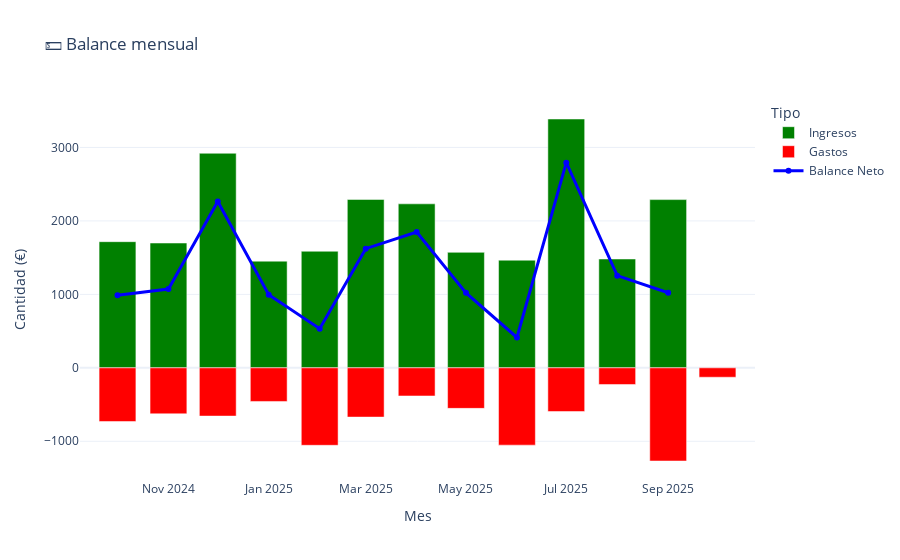
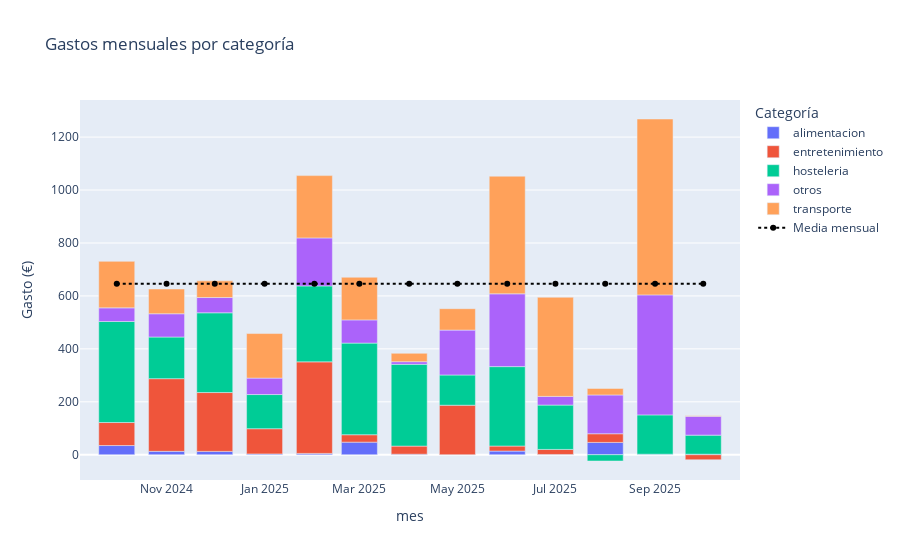
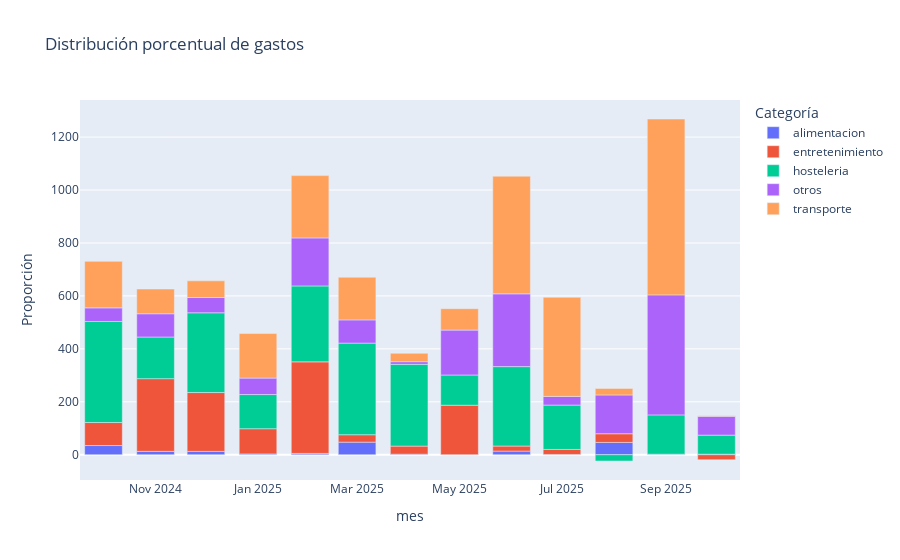
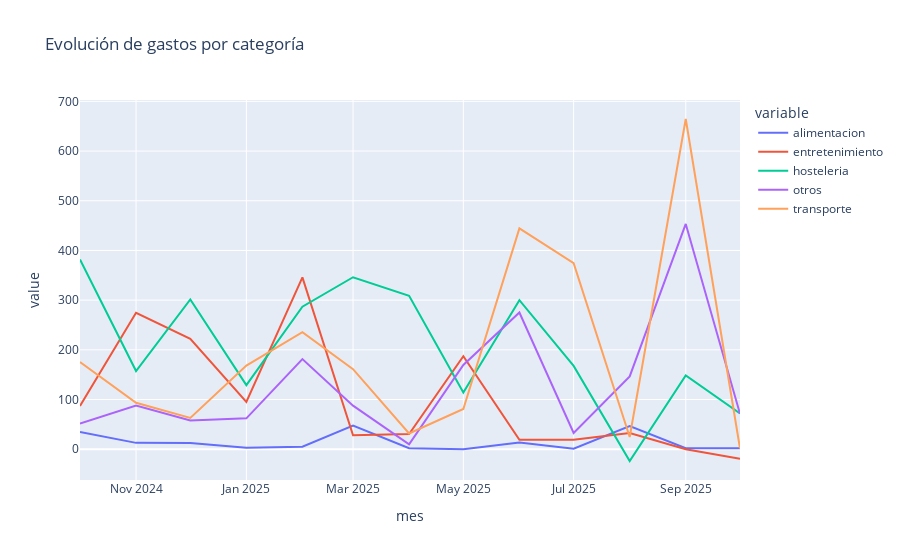

The notebook cell these images were saved under, in order:
### Code cell
# Lectura de datos
excel = os.getcwd() + '/Data/Registros/' + "Inicio.xlsx"

gastos = pd.read_excel(excel, sheet_name=0).iloc[:, [0, 1, 2, 3] + [-2, -1]]
ingresos = pd.read_excel(excel, sheet_name=1).iloc[:, [0, 1, 2, 3] + [-2, -1]]
transferencias = pd.read_excel(excel, sheet_name=2).drop(columns=['Cantidad en divisa entrante', 'Divisa saliente', 'Divisa entrante']).iloc[:-1]

gastos.columns = ["fecha", "categoria", "cuenta", "cantidad", "etiquetas", "comentario"]
ingresos.columns = ["fecha", "categoria", "cuenta", "cantidad", "etiquetas", "comentario"]
transferencias.columns = ["fecha", "saliente", "entrante", "cantidad", "comentario"]

gastos['categoria'] = gastos['categoria'].apply(eliminar_tildes)
ingresos['categoria'] = ingresos['categoria'].apply(eliminar_tildes)

ingresos['tipo_logico'] = ingresos.apply(clasificar_ingreso, axis=1)
gastos['tipo_logico'] = gastos.apply(clasificar_ingreso, axis=1)
# Convertir fechas a formato datetime
for df in [gastos, ingresos, transferencias]:
    df["fecha"] = pd.to_datetime(df["fecha"], errors="coerce")

# Extraer nombres de cuentas
cuentas = set(gastos['cuenta']).union(ingresos['cuenta']).union(transferencias['saliente']).union(transferencias['entrante'])

# Crear objetos Account
cuentas_obj = {nombre: Account(nombre) for nombre in cuentas}

# Crear presupuesto y añadir cuentas
presupuesto = Budget()
for cuenta in cuentas_obj.values():
    presupuesto.add_account(cuenta)




cargar_saldos_iniciales(presupuesto, cuentas_obj, saldos_iniciales)


# Cargar ingresos (+) y gastos (-)
cargar_transacciones(ingresos, cuentas_obj, presupuesto, signo=1)
cargar_transacciones(gastos, cuentas_obj, presupuesto, signo=-1)

for _, fila in transferencias.iterrows():
    fecha = fila['fecha']
    cantidad = fila['cantidad']
    comentario = str(fila['comentario'])

    cuenta_origen = cuentas_obj[fila['saliente']]
    cuenta_destino = cuentas_obj[fila['entrante']]

    trans_salida = Transaction(
        amount=-cantidad,
        description=f"[TRANSFERENCIA SALIENTE] {comentario}",
        category="Transferencia",
        account=cuenta_origen,
        timestamp=fecha
    )

    trans_entrada = Transaction(
        amount=cantidad,
        description=f"[TRANSFERENCIA ENTRANTE] {comentario}",
        category="Transferencia",
        account=cuenta_destino,
        timestamp=fecha
    )

    presupuesto.add_transaction(trans_salida)
    presupuesto.add_transaction(trans_entrada)


print("Saldo total:", presupuesto.get_balance())

for nombre, cuenta in cuentas_obj.items():
    print(f"Cuenta: {nombre}, Saldo: {round(cuenta.balance,2)}")

ingresos = procesar_ingresos(ingresos)

print("💼 Resumen de ingresos:")
print(resumen_ingresos(ingresos))

print("\n📉 Gastos personales netos:")
print(calcular_gastos_netos(gastos, ingresos))

print("\n📅 Resumen mensual:")
print(resumen_mensual(gastos, ingresos))

# Procesar y calcular
ingresos = procesar_ingresos(ingresos)
gastos_netos = calcular_gastos_netos(gastos, ingresos)
resumen = resumen_mensual(gastos, ingresos)

# Visualizaciones
plot_balance_mensual(resumen)
plot_explicacion_gastos(gastos,ingresos)

# Porcentaje de ahorro
plot_porcentaje_ahorro(gastos, ingresos)


objetivos_config = cargar_objetivos_vista()
historial = crear_historial_cuentas_virtuales(ingresos, gastos, presupuesto, porcentaje_gasto=0.3, objetivos_config=objetivos_config)
historial


objetivos_config_df = pd.DataFrame([
    {
        "Objetivo": cfg["nombre"],
        "Inicio": str(cfg.get("mes_inicio")) if cfg.get("mes_inicio") else "—",
        "Porcentaje ingreso (%)": round(cfg["porcentaje_ingreso"] * 100, 2),
        "Saldo inicial": cfg["saldo_inicial"],
        "Objetivo total": cfg.get("objetivo_total"),
        "Horizonte (meses)": cfg.get("horizonte_meses"),
    }
    for cfg in objetivos_config
])

objetivos_config_df

columnas_objetivos = [
    col for col in historial.columns 
    if col.startswith("🎯 ") or col.startswith("% Objetivo ")
]

if columnas_objetivos:
    historial[["Mes"] + columnas_objetivos].tail()
else:
    print("No hay objetivos vista configurados.")

### Figure 1 — Plotly figure (JSON) as saved in the notebook; plotly's stock layout.template omitted (floating-point values rounded to 4 significant figures)
{"data": [{"marker": {"color": "green"}, "name": "Ingresos", "type": "bar", "x": ["2024-10", "2024-11", "2024-12", "2025-01", "2025-02", "2025-03", "2025-04", "2025-05", "2025-06", "2025-07", "2025-08", "2025-09", "2025-10"], "y": [1717.0, 1699.0, 2921.0, 1452.0, 1587.0, 2292.0, 2233.0, 1572.0, 1465.0, 3388.0, 1482.0, 2290.0, NaN]}, {"marker": {"color": "red"}, "name": "Gastos", "type": "bar", "x": ["2024-10", "2024-11", "2024-12", "2025-01", "2025-02", "2025-03", "2025-04", "2025-05", "2025-06", "2025-07", "2025-08", "2025-09", "2025-10"], "y": [-730.5, -626.1, -656.9, -457.8, -1054.0, -670.4, -383.1, -551.7, -1052.0, -594.8, -226.7, -1268.0, -127.8]}, {"line": {"color": "blue", "width": 3}, "name": "Balance Neto", "type": "scatter", "x": ["2024-10", "2024-11", "2024-12", "2025-01", "2025-02", "2025-03", "2025-04", "2025-05", "2025-06", "2025-07", "2025-08", "2025-09", "2025-10"], "y": [986.9, 1073.0, 2264.0, 994.5, 532.7, 1622.0, 1849.0, 1021.0, 413.2, 2793.0, 1255.0, 1022.0, NaN]}], "layout": {"autosize": true, "barmode": "relative", "legend": {"title": {"text": "Tipo"}}, "title": {"text": "💵 Balance mensual"}, "xaxis": {"autorange": true, "range": ["2024-09-08 18:12:44.0589", "2025-10-23 05:47:15.9411"], "title": {"text": "Mes"}, "type": "date"}, "yaxis": {"autorange": true, "range": [-1527.0, 3646.0], "title": {"text": "Cantidad (€)"}, "type": "linear"}}}

### Figure 2 — Plotly figure (JSON) as saved in the notebook; plotly's stock layout.template omitted (floating-point values rounded to 4 significant figures)
{"data": [{"hovertemplate": "Categoría=alimentacion<br>mes=%{x}<br>Gasto (€)=%{y}<extra></extra>", "legendgroup": "alimentacion", "marker": {"color": "#636efa", "pattern": {"shape": ""}}, "name": "alimentacion", "orientation": "v", "showlegend": true, "textposition": "auto", "type": "bar", "x": ["2024-10", "2024-11", "2024-12", "2025-01", "2025-02", "2025-03", "2025-04", "2025-05", "2025-06", "2025-07", "2025-08", "2025-09", "2025-10"], "xaxis": "x", "y": [34.69, 12.78, 12.61, 3.19, 4.99, 47.56, 2.0, 0.0, 13.73, 1.0, 46.5, 2.0, 2.0], "yaxis": "y"}, {"hovertemplate": "Categoría=entretenimiento<br>mes=%{x}<br>Gasto (€)=%{y}<extra></extra>", "legendgroup": "entretenimiento", "marker": {"color": "#EF553B", "pattern": {"shape": ""}}, "name": "entretenimiento", "orientation": "v", "showlegend": true, "textposition": "auto", "type": "bar", "x": ["2024-10", "2024-11", "2024-12", "2025-01", "2025-02", "2025-03", "2025-04", "2025-05", "2025-06", "2025-07", "2025-08", "2025-09", "2025-10"], "xaxis": "x", "y": [86.95, 274.6, 222.3, 95.1, 345.9, 27.99, 30.6, 187.0, 19.1, 19.0, 32.8, 0.0, -19.0], "yaxis": "y"}, {"hovertemplate": "Categoría=hosteleria<br>mes=%{x}<br>Gasto (€)=%{y}<extra></extra>", "legendgroup": "hosteleria", "marker": {"color": "#00cc96", "pattern": {"shape": ""}}, "name": "hosteleria", "orientation": "v", "showlegend": true, "textposition": "auto", "type": "bar", "x": ["2024-10", "2024-11", "2024-12", "2025-01", "2025-02", "2025-03", "2025-04", "2025-05", "2025-06", "2025-07", "2025-08", "2025-09", "2025-10"], "xaxis": "x", "y": [381.8, 157.3, 301.3, 129.0, 286.9, 346.1, 308.9, 114.2, 300.0, 167.6, -23.7, 148.5, 72.04], "yaxis": "y"}, {"hovertemplate": "Categoría=otros<br>mes=%{x}<br>Gasto (€)=%{y}<extra></extra>", "legendgroup": "otros", "marker": {"color": "#ab63fa", "pattern": {"shape": ""}}, "name": "otros", "orientation": "v", "showlegend": true, "textposition": "auto", "type": "bar", "x": ["2024-10", "2024-11", "2024-12", "2025-01", "2025-02", "2025-03", "2025-04", "2025-05", "2025-06", "2025-07", "2025-08", "2025-09", "2025-10"], "xaxis": "x", "y": [51.5, 87.95, 57.64, 62.11, 181.4, 87.68, 10.0, 169.5, 275.0, 32.78, 146.6, 453.3, 71.35], "yaxis": "y"}, {"hovertemplate": "Categoría=transporte<br>mes=%{x}<br>Gasto (€)=%{y}<extra></extra>", "legendgroup": "transporte", "marker": {"color": "#FFA15A", "pattern": {"shape": ""}}, "name": "transporte", "orientation": "v", "showlegend": true, "textposition": "auto", "type": "bar", "x": ["2024-10", "2024-11", "2024-12", "2025-01", "2025-02", "2025-03", "2025-04", "2025-05", "2025-06", "2025-07", "2025-08", "2025-09", "2025-10"], "xaxis": "x", "y": [175.6, 93.5, 63.05, 168.4, 235.4, 161.0, 31.6, 80.95, 444.4, 374.4, 24.54, 664.5, 1.42], "yaxis": "y"}, {"line": {"color": "black", "dash": "dot"}, "marker": {"size": 6, "symbol": "circle"}, "mode": "lines+markers", "name": "Media mensual", "type": "scatter", "x": ["2024-10", "2024-11", "2024-12", "2025-01", "2025-02", "2025-03", "2025-04", "2025-05", "2025-06", "2025-07", "2025-08", "2025-09", "2025-10"], "y": [646.2, 646.2, 646.2, 646.2, 646.2, 646.2, 646.2, 646.2, 646.2, 646.2, 646.2, 646.2, 646.2]}], "layout": {"autosize": true, "barmode": "relative", "legend": {"title": {"text": "Categoría"}, "tracegroupgap": 0}, "title": {"text": "Gastos mensuales por categoría"}, "xaxis": {"anchor": "y", "autorange": true, "domain": [0, 1], "range": ["2024-09-08 16:23:33.3548", "2025-10-23 07:36:26.6452"], "title": {"text": "mes"}, "type": "date"}, "yaxis": {"anchor": "x", "autorange": true, "domain": [0, 1], "range": [-95.48, 1340.0], "title": {"text": "Gasto (€)"}, "type": "linear"}}}

### Figure 3 — Plotly figure (JSON) as saved in the notebook; plotly's stock layout.template omitted (floating-point values rounded to 4 significant figures)
{"data": [{"hovertemplate": "Categoría=alimentacion<br>mes=%{x}<br>Proporción=%{y}<extra></extra>", "legendgroup": "alimentacion", "marker": {"color": "#636efa", "pattern": {"shape": ""}}, "name": "alimentacion", "orientation": "v", "showlegend": true, "textposition": "auto", "type": "bar", "x": ["2024-10", "2024-11", "2024-12", "2025-01", "2025-02", "2025-03", "2025-04", "2025-05", "2025-06", "2025-07", "2025-08", "2025-09", "2025-10"], "xaxis": "x", "y": [34.69, 12.78, 12.61, 3.19, 4.99, 47.56, 2.0, 0.0, 13.73, 1.0, 46.5, 2.0, 2.0], "yaxis": "y"}, {"hovertemplate": "Categoría=entretenimiento<br>mes=%{x}<br>Proporción=%{y}<extra></extra>", "legendgroup": "entretenimiento", "marker": {"color": "#EF553B", "pattern": {"shape": ""}}, "name": "entretenimiento", "orientation": "v", "showlegend": true, "textposition": "auto", "type": "bar", "x": ["2024-10", "2024-11", "2024-12", "2025-01", "2025-02", "2025-03", "2025-04", "2025-05", "2025-06", "2025-07", "2025-08", "2025-09", "2025-10"], "xaxis": "x", "y": [86.95, 274.6, 222.3, 95.1, 345.9, 27.99, 30.6, 187.0, 19.1, 19.0, 32.8, 0.0, -19.0], "yaxis": "y"}, {"hovertemplate": "Categoría=hosteleria<br>mes=%{x}<br>Proporción=%{y}<extra></extra>", "legendgroup": "hosteleria", "marker": {"color": "#00cc96", "pattern": {"shape": ""}}, "name": "hosteleria", "orientation": "v", "showlegend": true, "textposition": "auto", "type": "bar", "x": ["2024-10", "2024-11", "2024-12", "2025-01", "2025-02", "2025-03", "2025-04", "2025-05", "2025-06", "2025-07", "2025-08", "2025-09", "2025-10"], "xaxis": "x", "y": [381.8, 157.3, 301.3, 129.0, 286.9, 346.1, 308.9, 114.2, 300.0, 167.6, -23.7, 148.5, 72.04], "yaxis": "y"}, {"hovertemplate": "Categoría=otros<br>mes=%{x}<br>Proporción=%{y}<extra></extra>", "legendgroup": "otros", "marker": {"color": "#ab63fa", "pattern": {"shape": ""}}, "name": "otros", "orientation": "v", "showlegend": true, "textposition": "auto", "type": "bar", "x": ["2024-10", "2024-11", "2024-12", "2025-01", "2025-02", "2025-03", "2025-04", "2025-05", "2025-06", "2025-07", "2025-08", "2025-09", "2025-10"], "xaxis": "x", "y": [51.5, 87.95, 57.64, 62.11, 181.4, 87.68, 10.0, 169.5, 275.0, 32.78, 146.6, 453.3, 71.35], "yaxis": "y"}, {"hovertemplate": "Categoría=transporte<br>mes=%{x}<br>Proporción=%{y}<extra></extra>", "legendgroup": "transporte", "marker": {"color": "#FFA15A", "pattern": {"shape": ""}}, "name": "transporte", "orientation": "v", "showlegend": true, "textposition": "auto", "type": "bar", "x": ["2024-10", "2024-11", "2024-12", "2025-01", "2025-02", "2025-03", "2025-04", "2025-05", "2025-06", "2025-07", "2025-08", "2025-09", "2025-10"], "xaxis": "x", "y": [175.6, 93.5, 63.05, 168.4, 235.4, 161.0, 31.6, 80.95, 444.4, 374.4, 24.54, 664.5, 1.42], "yaxis": "y"}], "layout": {"autosize": true, "barmode": "relative", "legend": {"title": {"text": "Categoría"}, "tracegroupgap": 0}, "title": {"text": "Distribución porcentual de gastos"}, "xaxis": {"anchor": "y", "autorange": true, "domain": [0, 1], "range": ["2024-09-17", "2025-10-15"], "title": {"text": "mes"}, "type": "date"}, "yaxis": {"anchor": "x", "autorange": true, "domain": [0, 1], "range": [-95.48, 1340.0], "title": {"text": "Proporción"}, "type": "linear"}}}

### Figure 4 — Plotly figure (JSON) as saved in the notebook; plotly's stock layout.template omitted (floating-point values rounded to 4 significant figures)
{"data": [{"hovertemplate": "variable=alimentacion<br>mes=%{x}<br>value=%{y}<extra></extra>", "legendgroup": "alimentacion", "line": {"color": "#636efa", "dash": "solid"}, "marker": {"symbol": "circle"}, "mode": "lines", "name": "alimentacion", "orientation": "v", "showlegend": true, "type": "scatter", "x": ["2024-10", "2024-11", "2024-12", "2025-01", "2025-02", "2025-03", "2025-04", "2025-05", "2025-06", "2025-07", "2025-08", "2025-09", "2025-10"], "xaxis": "x", "y": [34.69, 12.78, 12.61, 3.19, 4.99, 47.56, 2.0, 0.0, 13.73, 1.0, 46.5, 2.0, 2.0], "yaxis": "y"}, {"hovertemplate": "variable=entretenimiento<br>mes=%{x}<br>value=%{y}<extra></extra>", "legendgroup": "entretenimiento", "line": {"color": "#EF553B", "dash": "solid"}, "marker": {"symbol": "circle"}, "mode": "lines", "name": "entretenimiento", "orientation": "v", "showlegend": true, "type": "scatter", "x": ["2024-10", "2024-11", "2024-12", "2025-01", "2025-02", "2025-03", "2025-04", "2025-05", "2025-06", "2025-07", "2025-08", "2025-09", "2025-10"], "xaxis": "x", "y": [86.95, 274.6, 222.3, 95.1, 345.9, 27.99, 30.6, 187.0, 19.1, 19.0, 32.8, 0.0, -19.0], "yaxis": "y"}, {"hovertemplate": "variable=hosteleria<br>mes=%{x}<br>value=%{y}<extra></extra>", "legendgroup": "hosteleria", "line": {"color": "#00cc96", "dash": "solid"}, "marker": {"symbol": "circle"}, "mode": "lines", "name": "hosteleria", "orientation": "v", "showlegend": true, "type": "scatter", "x": ["2024-10", "2024-11", "2024-12", "2025-01", "2025-02", "2025-03", "2025-04", "2025-05", "2025-06", "2025-07", "2025-08", "2025-09", "2025-10"], "xaxis": "x", "y": [381.8, 157.3, 301.3, 129.0, 286.9, 346.1, 308.9, 114.2, 300.0, 167.6, -23.7, 148.5, 72.04], "yaxis": "y"}, {"hovertemplate": "variable=otros<br>mes=%{x}<br>value=%{y}<extra></extra>", "legendgroup": "otros", "line": {"color": "#ab63fa", "dash": "solid"}, "marker": {"symbol": "circle"}, "mode": "lines", "name": "otros", "orientation": "v", "showlegend": true, "type": "scatter", "x": ["2024-10", "2024-11", "2024-12", "2025-01", "2025-02", "2025-03", "2025-04", "2025-05", "2025-06", "2025-07", "2025-08", "2025-09", "2025-10"], "xaxis": "x", "y": [51.5, 87.95, 57.64, 62.11, 181.4, 87.68, 10.0, 169.5, 275.0, 32.78, 146.6, 453.3, 71.35], "yaxis": "y"}, {"hovertemplate": "variable=transporte<br>mes=%{x}<br>value=%{y}<extra></extra>", "legendgroup": "transporte", "line": {"color": "#FFA15A", "dash": "solid"}, "marker": {"symbol": "circle"}, "mode": "lines", "name": "transporte", "orientation": "v", "showlegend": true, "type": "scatter", "x": ["2024-10", "2024-11", "2024-12", "2025-01", "2025-02", "2025-03", "2025-04", "2025-05", "2025-06", "2025-07", "2025-08", "2025-09", "2025-10"], "xaxis": "x", "y": [175.6, 93.5, 63.05, 168.4, 235.4, 161.0, 31.6, 80.95, 444.4, 374.4, 24.54, 664.5, 1.42], "yaxis": "y"}], "layout": {"autosize": true, "legend": {"title": {"text": "variable"}, "tracegroupgap": 0}, "title": {"text": "Evolución de gastos por categoría"}, "xaxis": {"anchor": "y", "autorange": true, "domain": [0, 1], "range": ["2024-10-01", "2025-10-01"], "title": {"text": "mes"}, "type": "date"}, "yaxis": {"anchor": "x", "autorange": true, "domain": [0, 1], "range": [-61.93, 702.8], "title": {"text": "value"}, "type": "linear"}}}
